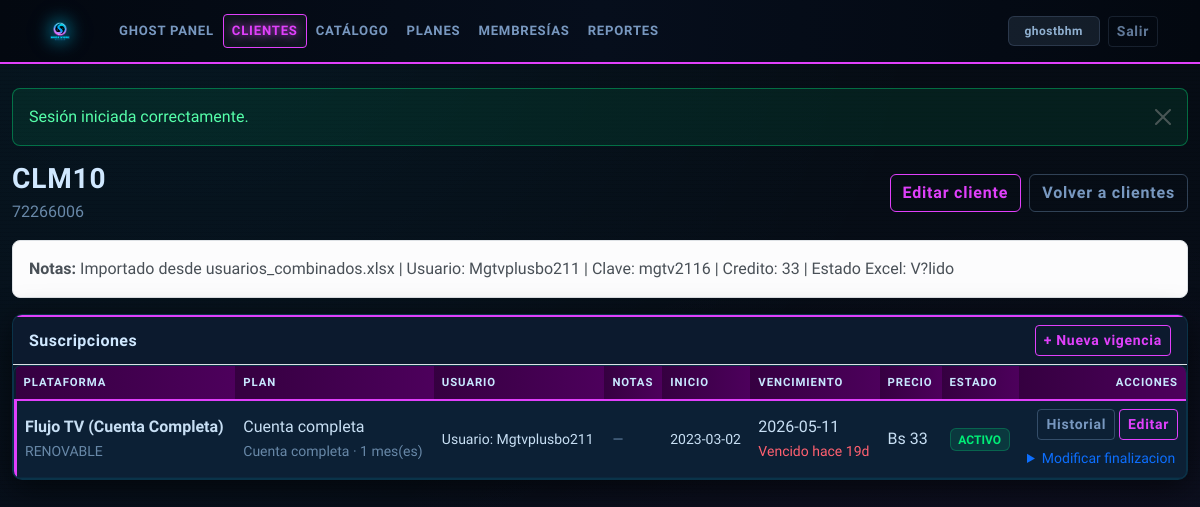
The app's page /clientes/138 (signed in), older data.
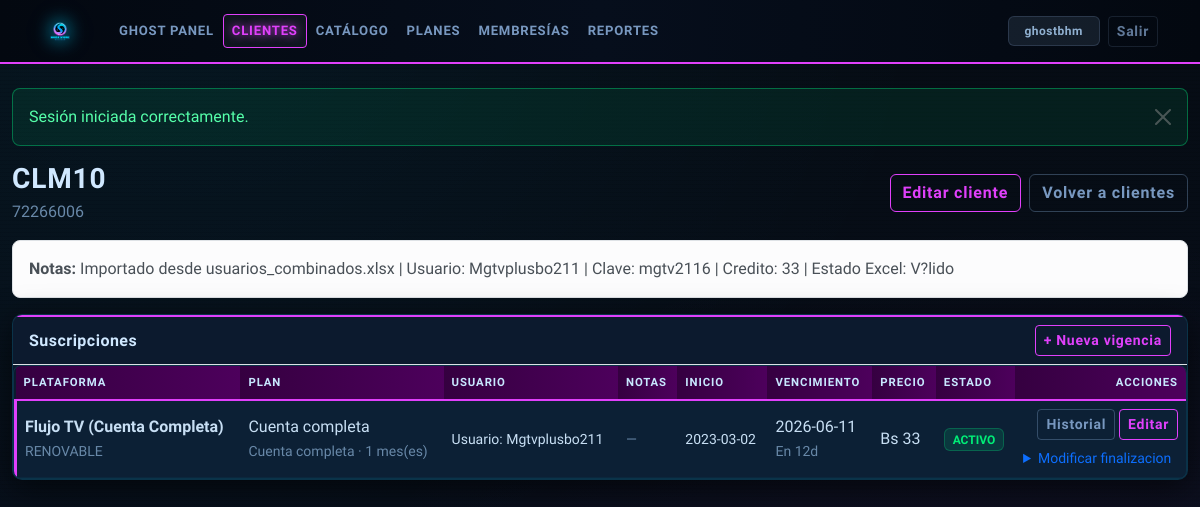
The same page, newer data.
### tables this page shows
CREATE TABLE `suscripciones` (
  `id` int(11) NOT NULL,
  `cliente_id` int(11) NOT NULL,
  `plataforma_id` int(11) NOT NULL,
  `modalidad_id` int(11) NOT NULL,
  `precio_venta` decimal(10,2) DEFAULT NULL,
  `costo_base` decimal(10,2) DEFAULT NULL,
  `fecha_inicio` date NOT NULL,
  `fecha_vencimiento` date NOT NULL,
  `estado` enum('CONTACTAR_2D','REENVIAR_1D','ESPERA','ACTIVO','VENCIDO','RECUP') DEFAULT 'ACTIVO',
  `ultimo_contacto_fecha` datetime DEFAULT NULL,
  `ultimo_contacto_tipo` enum('MENOS_2','MENOS_1','REC_7','REC_15') DEFAULT NULL,
  `usuario_proveedor` varchar(150) DEFAULT NULL,
  `notas` text DEFAULT NULL,
  `flag_no_renovo` tinyint(1) DEFAULT 0,
  `created_at` datetime DEFAULT current_timestamp()
);

CREATE TABLE `plataformas` (
  `id` int(11) NOT NULL,
  `nombre` varchar(100) NOT NULL,
  `tipo_servicio` enum('RENOVABLE','DESECHABLE') NOT NULL,
  `duraciones_disponibles` varchar(100) DEFAULT NULL,
  `dato_renovacion` varchar(20) NOT NULL DEFAULT 'NO_APLICA',
  `mensaje_menos_2` text DEFAULT NULL,
  `mensaje_menos_1` text DEFAULT NULL,
  `mensaje_rec_7` text DEFAULT NULL,
  `mensaje_rec_15` text DEFAULT NULL,
  `created_at` datetime DEFAULT current_timestamp()
);

CREATE TABLE `modalidades` (
  `id` int(11) NOT NULL,
  `plataforma_id` int(11) NOT NULL,
  `nombre_modalidad` varchar(100) NOT NULL,
  `tipo_cuenta` enum('CUENTA_COMPLETA','POR_DISPOSITIVOS','AMBOS') NOT NULL DEFAULT 'CUENTA_COMPLETA',
  `duracion_meses` int(11) NOT NULL DEFAULT 1,
  `dispositivos` int(11) DEFAULT NULL,
  `precio` decimal(10,2) NOT NULL,
  `costo` decimal(10,2) NOT NULL DEFAULT 0.00,
  `created_at` datetime DEFAULT current_timestamp()
);

### app/core/Controller.php (called while the page is built, shortened)
<?php
class Controller
{
    protected function render(string $view, array $data = []): void
    {
        extract($data, EXTR_SKIP);
        require APP_PATH . '/views/layouts/header.php';
        require APP_PATH . '/views/' . $view . '.php';
        require APP_PATH . '/views/layouts/footer.php';
    }
}

### app/controllers/ClientesController.php (called while the page is built, shortened)
<?php
class ClientesController extends Controller
{
    private Cliente $clientes;
    private Suscripcion $suscripciones;
    public function __construct()
    {
        $this->clientes = new Cliente();
        $this->suscripciones = new Suscripcion();
    }
    public function show(int $id): void
    {
        $item = $this->clientes->find($id);
        $suscripciones = $this->suscripciones->allByCliente($id);
        $this->render('clientes/show', [
            'pageTitle' => 'Cliente: ' . ($item['nombre'] ?? ''),
            'item' => $item,
            'suscripciones' => $suscripciones,
        ]);
    }
}

### app/config/db.php (called while the page is built, shortened)
<?php
function db(): \PDO
{
    static $pdo = null;
    if ($pdo instanceof \PDO) {
        return $pdo;
    }
    $dsn = sprintf(
        'mysql:host=%s;port=%d;dbname=%s;charset=%s',
        DB_HOST,
        DB_PORT,
        DB_NAME,
        DB_CHARSET
    );
    $options = [
        \PDO::ATTR_ERRMODE => \PDO::ERRMODE_EXCEPTION,
        \PDO::ATTR_DEFAULT_FETCH_MODE => \PDO::FETCH_ASSOC,
        \PDO::ATTR_EMULATE_PREPARES => false,
    ];
    if (defined('PDO::MYSQL_ATTR_INIT_COMMAND')) {
        $setNames = 'SET NAMES ' . DB_CHARSET;
        if (defined('DB_COLLATION') && DB_COLLATION !== '') {
            $setNames .= ' COLLATE ' . DB_COLLATION;
        }
        $options[\PDO::MYSQL_ATTR_INIT_COMMAND] = $setNames;
    }
    try {
        $pdo = new \PDO(
            $dsn,
            DB_USER,
            DB_PASS,
            $options
        );
    } catch (\PDOException $exception) {
        $logDir = STORAGE_PATH . '/logs';
        if (!is_dir($logDir)) {
            @mkdir($logDir, 0775, true);
        }
        $logLine = sprintf(
            "[%s] Error DB: %s%s",
            date('Y-m-d H:i:s'),
            $exception->getMessage(),
            PHP_EOL
        );
        @file_put_contents($logDir . '/app.log', $logLine, FILE_APPEND);
        http_response_code(500);
        if (APP_DEBUG) {
            die('Error de conexion a base de datos: ' . $exception->getMessage());
        }
        die('Error interno del servidor.');
    }
    return $pdo;
}

### app/models/BaseModel.php (called while the page is built, shortened)
<?php
abstract class BaseModel
{
    public function __construct(?PDO $db = null)
    {
        $this->db = $db ?? \db();
    }
}

### app/models/Cliente.php (called while the page is built, shortened)
<?php
class Cliente extends BaseModel
{
    public function find(int $id): ?array
    {
        $stmt = $this->db->prepare('SELECT * FROM clientes WHERE id = :id LIMIT 1');
        $stmt->execute(['id' => $id]);
        $result = $stmt->fetch();
        return $result ?: null;
    }
}

### app/config/config.php (called while the page is built, shortened)
<?php
function base_url_path(): string
{
    static $basePath = null;
    if ($basePath !== null) {
        return $basePath;
    }
    $scriptDir = str_replace('\\', '/', dirname($_SERVER['SCRIPT_NAME'] ?? '/'));
    $scriptDir = rtrim($scriptDir, '/');
    $basePath = $scriptDir === '' ? '/' : $scriptDir;
    return $basePath;
}
function url(string $path = '/'): string
{
    $base = base_url_path();
    $path = '/' . ltrim($path, '/');
    return $base === '/' ? $path : $base . $path;
}
function e(mixed $value): string
{
    return htmlspecialchars((string) $value, ENT_QUOTES, 'UTF-8');
}
function money(mixed $value): string
{
    $amount = (float) $value;
    $decimals = APP_MONEY_DECIMALS;
    return APP_CURRENCY_SYMBOL . ' ' . number_format(
        $amount,
        $decimals,
        APP_DECIMAL_SEPARATOR,
        APP_THOUSANDS_SEPARATOR
    );
}

### app/models/Suscripcion.php (called while the page is built, shortened)
<?php
class Suscripcion extends BaseModel
{
    public function allByCliente(int $clienteId): array
    {
        $stmt = $this->db->prepare(
            'SELECT
                s.*,
                p.nombre AS plataforma_nombre,
                p.tipo_servicio AS plataforma_tipo_servicio,
                p.dato_renovacion AS plataforma_dato_renovacion,
                m.nombre_modalidad,
                m.tipo_cuenta,
                m.duracion_meses,
                m.dispositivos,
                m.precio AS modalidad_precio,
                m.costo AS modalidad_costo,
                COALESCE(s.precio_venta, m.precio) AS precio_final,
                COALESCE(s.costo_base, m.costo) AS costo_final,
                (COALESCE(s.precio_venta, m.precio) - COALESCE(s.costo_base, m.costo)) AS ganancia_final,
                DATEDIFF(s.fecha_vencimiento, CURDATE()) AS dias_para_vencer
            FROM suscripciones s
            INNER JOIN plataformas p ON p.id = s.plataforma_id
            INNER JOIN modalidades m ON m.id = s.modalidad_id
            WHERE s.cliente_id = :cliente_id
            ORDER BY s.fecha_vencimiento DESC, s.id DESC'
        );
        $stmt->execute(['cliente_id' => $clienteId]);
        return $stmt->fetchAll();
    }
}

### app/models/Modalidad.php (called while the page is built, shortened)
<?php
class Modalidad extends BaseModel
{
    public static function tipoCuentaLabel(string $tipo, ?int $dispositivos = null): string
    {
        return match ($tipo) {
            'POR_DISPOSITIVOS' => $dispositivos !== null && $dispositivos > 0
                ? 'Por dispositivos (' . $dispositivos . ')'
                : 'Por dispositivos',
            'AMBOS' => 'Cuenta completa o por dispositivos',
            default => 'Cuenta completa',
        };
    }
}

### app/models/Plataforma.php (called while the page is built, shortened)
<?php
class Plataforma extends BaseModel
{
    public static function datoRenovacionLabel(?string $value): string
    {
        return match (strtoupper(trim((string) $value))) {
            'CORREO' => 'Correo',
            'USUARIO' => 'Usuario',
            default => 'No aplica',
        };
    }
}

### app/views/clientes/show.php (the view, shortened to what the changed rows need)
<?php
if (!function_exists('status_badge_show')) {
    function status_badge_show(string $status): string
    {
        return match ($status) {
            'CONTACTAR_2D' => 'text-bg-warning',
            'REENVIAR_1D' => 'text-bg-info',
            'ESPERA' => 'text-bg-primary',
            'ACTIVO' => 'text-bg-success',
            'VENCIDO' => 'text-bg-danger',
            'RECUP' => 'text-bg-dark',
            default => 'text-bg-secondary',
        };
    }
}
?>
<div class="d-flex flex-wrap justify-content-between align-items-center gap-2 mb-3">
    <div>
        <h1 class="h3 mb-1"><?= e((string) ($item['nombre'] ?? '')) ?></h1>
        <p class="text-secondary mb-0"><?= e((string) ($item['telefono'] ?? '')) ?></p>
    </div>
    <div class="d-flex gap-2">
        <a href="<?= e(url('/clientes/editar/' . (int) $item['id'])) ?>" class="btn btn-outline-primary">Editar cliente</a>
        <a href="<?= e(url('/clientes')) ?>" class="btn btn-outline-secondary">Volver a clientes</a>
    </div>
</div>
<?php if (!empty($item['notas'])): ?>
<div class="alert alert-light border mb-3">
    <strong>Notas:</strong> <?= e((string) $item['notas']) ?>
</div>
<?php endif; ?>
<div class="card shadow-sm mb-3">
    <div class="card-body p-0">
        <div class="px-3 py-2 border-bottom d-flex justify-content-between align-items-center">
            <h2 class="h6 mb-0">Suscripciones</h2>
            <a href="<?= e(url('/suscripciones?cliente_id=' . (int) $item['id'] . '#nueva-vigencia')) ?>" class="btn btn-sm btn-outline-primary">+ Nueva vigencia</a>
        </div>
        <div class="table-responsive">
            <table class="table table-striped align-middle mb-0">
                <thead class="table-dark">
                    <tr>
                        <th>Plataforma</th>
                        <th>Plan</th>
                        <th>Usuario</th>
                        <th>Notas</th>
                        <th>Inicio</th>
                        <th>Vencimiento</th>
                        <th>Precio</th>
                        <th>Estado</th>
                        <th class="text-end">Acciones</th>
                    </tr>
                </thead>
                <tbody>
                    <?php foreach ($suscripciones as $sus): ?>
                        <?php
                        $dias = (int) ($sus['dias_para_vencer'] ?? 0);
                        $isNoRenew = (int) ($sus['flag_no_renovo'] ?? 0) === 1;
                        $statusLabel = $isNoRenew ? 'VENCIDO' : (string) ($sus['estado'] ?? '');
                        $tipoCuenta = (string) ($sus['tipo_cuenta'] ?? 'CUENTA_COMPLETA');
                        $dispositivos = isset($sus['dispositivos']) ? (int) $sus['dispositivos'] : null;
                        $duracion = max(1, (int) ($sus['duracion_meses'] ?? 1));
                        if ($dias < 0) {
                            $diasLabel = 'Vencido hace ' . abs($dias) . 'd';
                            $diasClass = 'text-danger';
                        } elseif ($dias === 0) {
                            $diasLabel = 'Hoy';
                            $diasClass = 'text-danger';
                        } else {
                            $diasLabel = 'En ' . $dias . 'd';
                            $diasClass = $dias <= 3 ? 'text-warning' : 'text-secondary';
                        }
                        ?>
                        <tr>
                            <td>
                                <div class="fw-semibold"><?= e((string) ($sus['plataforma_nombre'] ?? '')) ?></div>
                                <small class="text-secondary"><?= e((string) ($sus['plataforma_tipo_servicio'] ?? '')) ?></small>
                            </td>
                            <td>
                                <div><?= e((string) ($sus['nombre_modalidad'] ?? '')) ?></div>
                                <small class="text-secondary"><?= e(Modalidad::tipoCuentaLabel($tipoCuenta, $dispositivos)) ?> · <?= e((string) $duracion) ?> mes(es)</small>
                            </td>
                            <td>
                                <?php if (!empty($sus['usuario_proveedor'])): ?>
                                    <?php $renovLabel = Plataforma::datoRenovacionLabel((string) ($sus['plataforma_dato_renovacion'] ?? 'USUARIO')); ?>
                                    <small><?= e($renovLabel) ?>: <?= e((string) $sus['usuario_proveedor']) ?></small>
                                <?php else: ?>
                                    <small class="text-secondary">—</small>
                                <?php endif; ?>
                            </td>
                            <td>
                                <?php if (!empty($sus['notas'])): ?>
                                    <small><?= e(mb_strimwidth((string) $sus['notas'], 0, 50, '…')) ?></small>
                                <?php else: ?>
                                    <small class="text-secondary">—</small>
                                <?php endif; ?>
                            </td>
                            <td><small><?= e((string) ($sus['fecha_inicio'] ?? '')) ?></small></td>
                            <td>
                                <div><?= e((string) ($sus['fecha_vencimiento'] ?? '')) ?></div>
                                <small class="<?= e($diasClass) ?>"><?= e($diasLabel) ?></small>
                            </td>
                            <td><?= e(money((float) ($sus['precio_final'] ?? $sus['modalidad_precio'] ?? 0))) ?></td>
                            <td>
                                <span class="badge <?= e(status_badge_show($statusLabel)) ?>"><?= e($statusLabel) ?></span>
                            </td>
                            <td>
                                <div class="d-flex flex-wrap gap-1 justify-content-end">
                                    <a class="btn btn-outline-secondary btn-sm" href="<?= e(url('/suscripciones/historial/' . (int) $sus['id'])) ?>">Historial</a>
                                    <a class="btn btn-outline-primary btn-sm" href="<?= e(url('/suscripciones/editar/' . (int) $sus['id'])) ?>">Editar</a>
                                </div>
                                <details class="mt-2">
                                    <summary class="small text-primary" role="button">Modificar finalizacion</summary>
                                </details>
                            </td>
                        </tr>
                    <?php endforeach; ?>
                </tbody>
            </table>
        </div>
    </div>
</div>

### public/index.php (shortened to what the changed rows need)
<?php
require_once __DIR__ . '/../app/config/config.php';
require_once APP_PATH . '/config/db.php';
spl_autoload_register(static function (string $className): void {
    $prefix = 'App\\';
    $relativeClass = substr($className, strlen($prefix));
    $parts = explode('\\', $relativeClass);
    if (isset($parts[0])) {
        $parts[0] = strtolower($parts[0]);
    }
    $filePath = APP_PATH . '/' . implode('/', $parts) . '.php';
});
$method = $_SERVER['REQUEST_METHOD'] ?? 'GET';
$path = request_path();
foreach ($routes as [$routeMethod, $routePattern, $handler]) {
    if ($method !== $routeMethod) {
        continue;
    }
    if (!preg_match($routePattern, $path, $matches)) {
        continue;
    }
    array_shift($matches);
    [$controllerClass, $action] = $handler;
    $controller = new $controllerClass();
    $params = array_map(static fn (string $item): int|string => ctype_digit($item) ? (int) $item : $item, $matches);
    call_user_func_array([$controller, $action], $params);
    exit;
}
require APP_PATH . '/views/layouts/header.php';
require APP_PATH . '/views/layouts/footer.php';

Row changes from the older to the newer data that the page shows:
changed suscripciones "Mgtvplusbo211": fecha_vencimiento "2026-05-11" → "2026-06-11"; diasLabel "Vencido hace 19d" → "En 12d"
